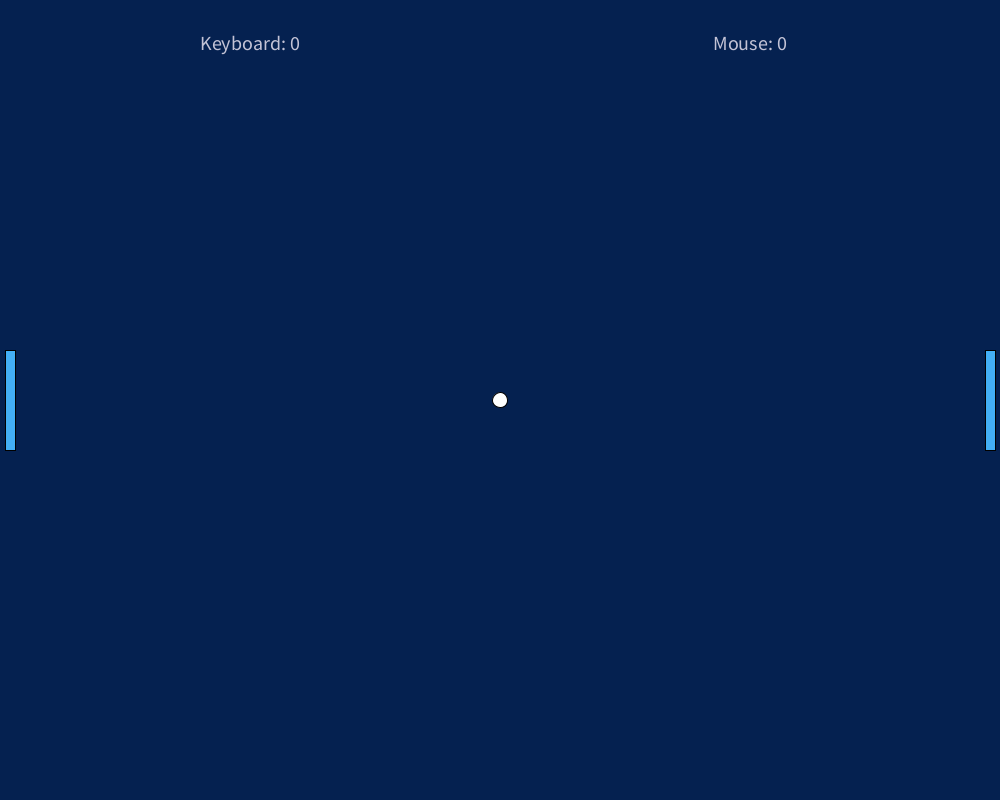
Frame 1 (no input)
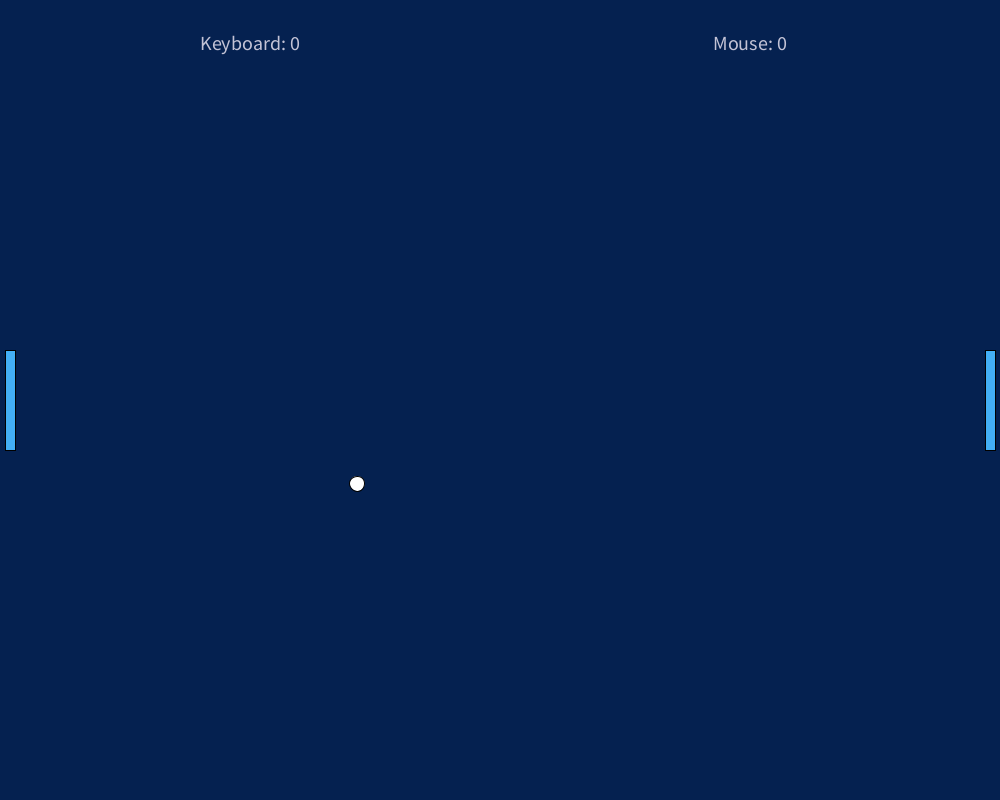
Frame 60 (the mouse pressed at the canvas centre just before this capture)
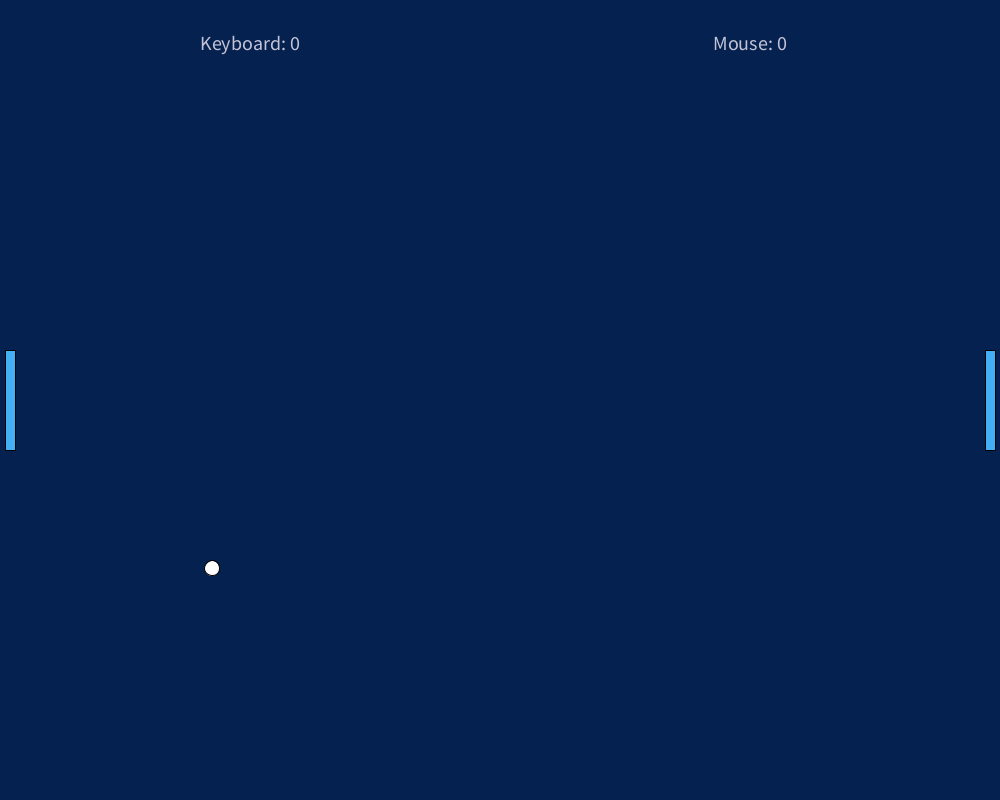
Frame 120 (the mouse held since frame 60 and released just before this capture)

The Processing sketch that drew these frames (run headless with seeded random() and noise(); from frame 60 on, the mouse is pressed at the canvas centre):

// Processing sketch: PingPong
// ── PingPong.pde
/* Ezenwelu valentine 
*/
float ballX;//ball position on x
float ballY;// ball position on y
int ballSize;// ball size
float ballSpeed;// ball speed
int rightPaddleX;// right paddle
int rightPaddleY;// right paddle 
int leftPaddleX; // left paddle
int leftPaddleY;// left paddle
int paddleWidth, paddleHeight;// paddle width and height
float speedX;//ball speed
float speedY;// ball speed
float angleX;// ball angle
float angleY;// ball angel
int paddleSpeed;// paddle speed
int mouseScore = 0;// mouse score
int keyScore = 0;// key score
final int MAX_SPEED = 7;
final int MIN_SPEED = 8;
int winNumber = 11;// number to win
boolean leftClick, rightClick,up,down;
float distanceR;// right distance 
float distanceL;// left ditance
boolean gameOver;// gameover

void setup(){
  size(1000,800);// canvas size
  ballX = width/2;// x coordinate of ball
  ballY = height/2;// y cordinate of ball
  angleX= random(0, TWO_PI);// ballX angle
  angleY = random(0,90);// ballY angle
  ballSize = 15;//size of ball
  ballSpeed = 4;// ball speed
  speedX = ballSpeed*cos(angleX);// ball direction x and y 
  speedY = ballSpeed*sin(angleY*2);
  
   rectMode(CENTER); // paddle dimensions
  leftPaddleX = 10;
  leftPaddleY = height/2; 
  rightPaddleX = width - 10;
  rightPaddleY = height/2; 
  paddleWidth = 10;
  paddleHeight = 100;
  paddleSpeed = 4;
}


void draw(){
  background(#052150);
  drawGame();
  movePaddles();
  stopPaddles();
  bounceOffPaddles();
  moveBall();
  ballSpeed();
  ballBounce();
  
  gameStop();
  gameOverCheck();
  
  
  
}



void drawGame(){
  fill(255);//white
  circle(ballX, ballY, ballSize);
    fill(#43AFF5);//sky blue
    rect(leftPaddleX, leftPaddleY, paddleWidth, paddleHeight);
    rect(rightPaddleX, rightPaddleY, paddleWidth, paddleHeight);
    drawScore();
}
    
void drawScore(){ 
  textSize(20);
  fill(#c3c3d6);
  String toPrint = "Keyboard: " + keyScore;  
  text(toPrint, width/4-textWidth(toPrint)/2, 50);
  
  toPrint = "Mouse: " + mouseScore; 
  text(toPrint, width*3/4-textWidth(toPrint)/2, 50);
  
}



void movePaddles(){// moving the paddles with the keyboard and mouse
  if (up){
     leftPaddleY = leftPaddleY - paddleSpeed;//move left paddle up
  }
  
  if (down){
    leftPaddleY = leftPaddleY + paddleSpeed;// move left paddle down
  }
  
  
  if (leftClick){
    rightPaddleY = rightPaddleY - paddleSpeed;// move right paddle up
  }
  
  if (rightClick){
     rightPaddleY = rightPaddleY + paddleSpeed;// move right paddle down
  }
}
void keyPressed() { // when key is pressed paddle moves


  if (keyCode == UP) { 
    up = true;
  }
  

  if (keyCode == DOWN) {
    down = true;
  }
}


void keyReleased() { // when key is realsed paddle stops 
   if (keyCode == UP) {
    up = false;
  }
  
  if (keyCode == DOWN) {
    down = false;
  }
  
}

void mousePressed() { // when mouse is pressed paddle moves
  
  if (mouseButton == LEFT) {
    leftClick = true;
  } 
  
  if (mouseButton == RIGHT) {
    rightClick = true;
  }
}


void mouseReleased() { // when mouse is released paddle stops

    if (mouseButton == LEFT) {
    leftClick = false;
  }
  
  if (mouseButton == RIGHT) {
    rightClick = false;
  }
}

void stopPaddles() { // stop paddle from leaving canvas
  
  if (leftPaddleY - paddleHeight/2 < 0) {//left paddle 
    leftPaddleY = leftPaddleY + paddleSpeed;
  }
  
  if (leftPaddleY + paddleHeight/2 > height) {
    leftPaddleY = leftPaddleY - paddleSpeed;
  }
  

  if (rightPaddleY - paddleHeight/2 < 0) {//right paddle
    rightPaddleY = rightPaddleY + paddleSpeed;
  }
  if (rightPaddleY + paddleHeight/2 > height) {
    rightPaddleY = rightPaddleY - paddleSpeed;
  }
}



void moveBall(){// make the ball move 
  ballX = ballX + speedX;// ball moves horizontally
  ballY = ballY + speedY;// ball moves vertically
}

 void ballSpeed() { // ball speed in motion 
 
   distanceL = abs( ballY - leftPaddleY);// ball distance to the left
   distanceR = abs(ballY - rightPaddleY);// ball distance to the right
   
     if ( (ballX - ballSize <= leftPaddleX + paddleWidth/2) && distanceL <= 10 ) {
       speedX = MIN_SPEED;
     } 
     if ( ballX - ballSize <= leftPaddleX + paddleWidth/2 && distanceL >20 && distanceL <= 45) {
       speedX = MAX_SPEED;
     } 
     
     if ((ballX +ballSize >= rightPaddleX - paddleWidth/2) && distanceL <= 10)  {
       speedX = -MIN_SPEED;
     } 
     if ( ballX + ballSize/2 >= rightPaddleX - paddleWidth/2 && distanceR >20 && distanceL <= 45) {
       speedX = -MAX_SPEED;
     } 
}

void ballBounce() {  // make ball bounce off the screen 

    if (ballX > width-ballSize/2) { 
    // ball reset
    ballX = width/2;
    ballY = height/2;
    speedX = -speedX;

    keyScore = keyScore+1; 
    
  } else if (ballX < 0 + ballSize/2) { 
   // ball reset
    ballX = width/2;
    ballY = height/2;
    speedX = -speedX;
    
    mouseScore = mouseScore + 1;
  }
  
  if (ballY > height - ballSize/2) { // bounce of bottom wall
    speedY = -speedY;
  } else if (ballY < 0 + ballSize/2) {// bouce off top wall
    speedY = -speedY;
  }  

}

void bounceOffPaddles() { // make ball bouce off paddles
// all bouce off left paddle
 if (ballX - ballSize <= leftPaddleX + paddleWidth/2 &&  ballY - ballSize/2 <= leftPaddleY + paddleHeight/2 && ballY - ballSize/2 >= leftPaddleY - paddleHeight/2) {
   if (speedX < 0) {
     speedX = -speedX;
   }
 }
 
 //ball bounce off right paddle
 if (ballX + ballSize/2 >=  rightPaddleX-paddleWidth/2 && ballY + ballSize/2 <= rightPaddleY + paddleHeight/2 && ballY + ballSize/2 >= rightPaddleY - paddleHeight/2) {
  if (speedX>0) {
   speedX = -speedX;
   }
 }
}
 

void gameOverCheck() { // check when gameOver is true
  if (mouseScore == winNumber) {
    gameOver = true;
  }
  
  if (keyScore == winNumber) {
    gameOver = true;
  }
}

void gameStop() { // stop game when game is over
  if (gameOver) {
    speedX = 0; 
    speedY = 0;
    paddleSpeed =0;
  }
}
